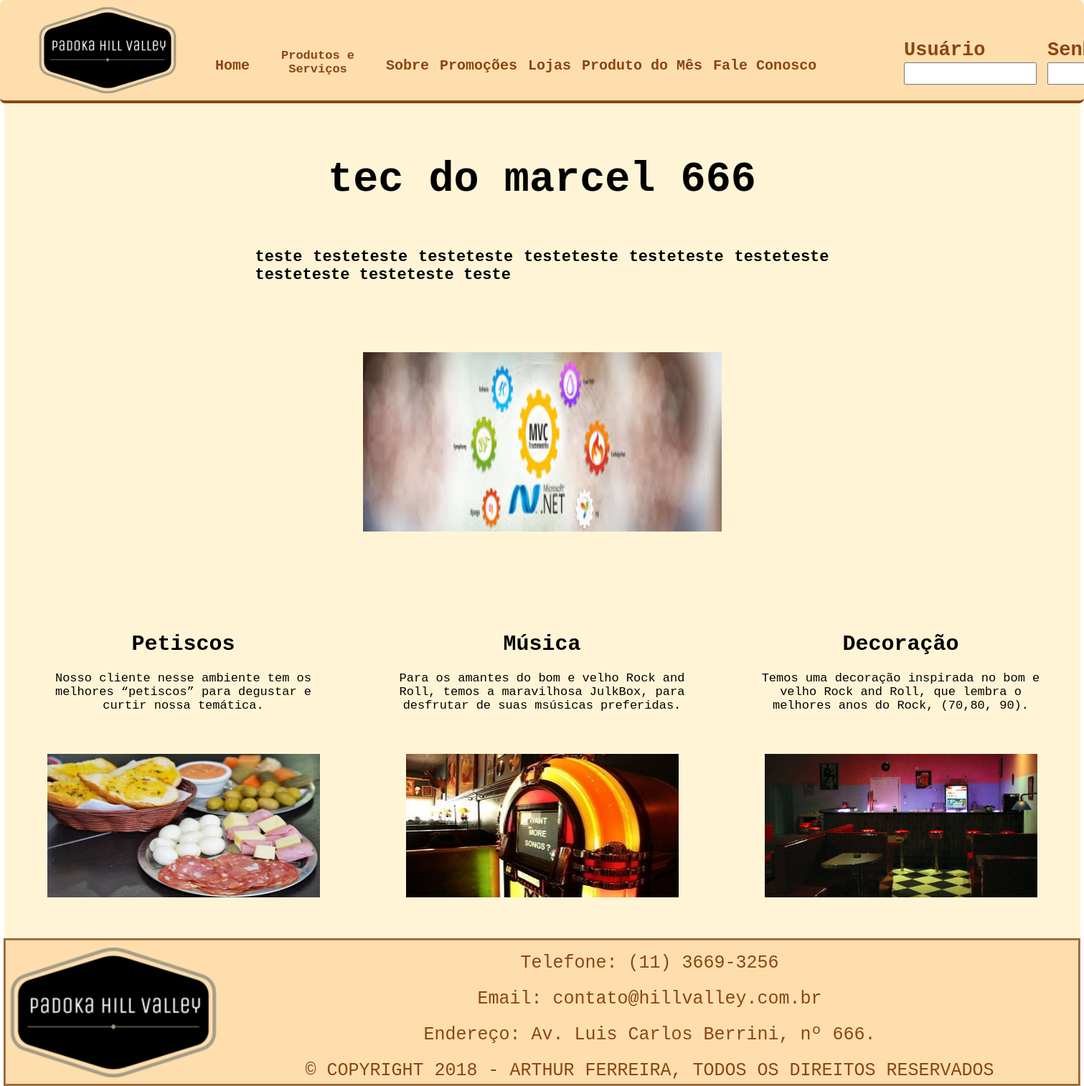
Screenshot of /PADOKA/leitura.php?pagina=9&idConteudoAmbiente=6 with the database file from the repository.
### tables this page shows
CREATE TABLE `tbl_conteudo_ambiente` (
  `id` int(11) NOT NULL AUTO_INCREMENT,
  `idTipoAmbiente` int(11) NOT NULL,
  `titulo` varchar(50) NOT NULL,
  `texto` text NOT NULL,
  `foto` text NOT NULL,
  `status` tinyint(1) NOT NULL,
  PRIMARY KEY (`id`),
  KEY `idTipoAmbiente` (`idTipoAmbiente`),
  CONSTRAINT `tbl_conteudo_ambiente_ibfk_1` FOREIGN KEY (`idTipoAmbiente`) REFERENCES `tbl_tipo_ambiente` (`id`)
);

CREATE TABLE `tbl_ambiente_caracteristica` (
  `id` int(11) NOT NULL AUTO_INCREMENT,
  `idContAmbiente` int(11) NOT NULL,
  `titulo` varchar(50) NOT NULL,
  `texto` text NOT NULL,
  `foto` text NOT NULL,
  `status` tinyint(1) NOT NULL,
  PRIMARY KEY (`id`),
  KEY `idContAmbiente` (`idContAmbiente`),
  CONSTRAINT `tbl_ambiente_caracteristica_ibfk_1` FOREIGN KEY (`idContAmbiente`) REFERENCES `tbl_conteudo_ambiente` (`id`)
);

### PADOKA/leitura.php (the view, shortened to what this page needs)
<?php
    if(isset($_GET['pagina'])){
        $idPagina = $_GET['pagina'];
        $idConteudoAmbiente = $_GET['idConteudoAmbiente'];
        $sql = "select * from tbl_conteudo_ambiente WHERE status = 1 and idTipoAmbiente = ".$idPagina." order by Rand() limit 1";
        $result = mysql_query($sql);
        while($informacoes = mysql_fetch_array($result)){
            $titulo = $informacoes['titulo'];
            $texto_principal = $informacoes['texto'];
            $foto = $informacoes['foto'];
        }
    }
?>
<!DOCTYPE html>
<html>
    <head>
        <link rel="stylesheet" type="text/css" href="css/styleAmbientes.css">
        <link rel="stylesheet" type="text/css" href="css/styleMenu.css">
        <link rel="stylesheet" type="text/css" href="css/styleRodape.css">
    </head>
    <body>
        <header>
            <?php require_once'cabecalho.php'; ?>
        </header>
        <div id="gamb"></div>
        <div id="main">
            <div id="content">
                <section class="conteudos">
                    <div id="titulo">
                        <article>
                            <h3><?php echo($titulo);?></h3>
                        </article>
                    </div>
                    <div id="texto">
                        <h4>
                            <?php echo($texto_principal);?>
                        </h4>
                    </div>
                    <div id="imagem">
                        <img src="cms/<?php echo($foto);?>" width="500" height="250" alt="Imagem do Ambiente de Leitura" title="Imagem do Ambiente de Leitura">
                    </div>
                </section>
                <section class="conteudos" id="caracteristicas_mobile">
                    <?php
                        $sql_caracteristicas = "SELECT ac.titulo, ac.texto, ac.foto
                                                FROM tbl_ambiente_caracteristica AS ac
                                                INNER JOIN tbl_conteudo_ambiente AS ca
                                                ON ac.idContAmbiente = ca.id
                                                INNER JOIN tbl_tipo_ambiente AS ta
                                                ON ta.id = ca.idTipoAmbiente
                                                WHERE ca.id = ".$idConteudoAmbiente."
                                                AND ac.status = 1
                                                ORDER BY RAND() LIMIT 3";
                        $result = mysql_query($sql_caracteristicas);
                        while($caracteristicas = mysql_fetch_array($result)){
                            $titulo_caracteristicas = $caracteristicas['titulo'];
                            $texto_caracteristicas = $caracteristicas['texto'];
                            $foto_caracteristicas = $caracteristicas['foto'];
                    ?>
                    <div class="info">
                        <div class="informacao_titulo">
                            <h1><?php echo($titulo_caracteristicas);?></h1>
                        </div>
                        <div class="informacao_texto">
                            <?php echo($texto_caracteristicas);?>
                        </div>
                        <div class="informacao_imagem">
                            <img src="cms/<?php echo($foto_caracteristicas);?>" width="380" height="200" alt="Imagem de algumas das bebidas disponiveis" title="Imagem de algumas das bebidas disponiveis">
                        </div>
                    </div>
                    <?php } ?>
                </section>
            </div>
        </div>
        <footer>
            <?php require_once'rodape.php'; ?>
        </footer>
    </body>
</html>

### PADOKA/css/styleAmbientes.css (style rules this page uses)
@media screen and (min-device-width:521px) { body { margin: 0px; padding: 0px; background-image: url(../imagens/bg_body.jpg); background-repeat: no-repeat; background-attachment: fixed; background-position: top; background-size: cover; font-family: monospace; } }
@media screen and (min-device-width:521px) { header { width: 100%; height: 140px; background-color: #FFDEAD; text-align: center; border-bottom: 4px solid #8B4513; border-radius: 7px; font-weight: 900; position: fixed; color: #8B4513; z-index: 999; } }
@media screen and (min-device-width:521px) { #gamb { width: 100%; height: 143px; margin-left: auto; margin-right: auto; } }
@media screen and (min-device-width:521px) { #main { width: 1500px; min-height: 1150px; height: auto; margin-left: auto; margin-right: auto; background-color: #FFF5D6; } }
@media screen and (min-device-width:521px) { #content { width: 1500px; height: 1150px; padding-top: 15px; } }
@media screen and (min-device-width:521px) { .conteudos { width: 1500px; height: 550px; margin-left: auto; margin-right: auto; margin-bottom: 25px; } }
@media screen and (min-device-width:521px) { #titulo { width: 900px; height: 100px; margin-left: auto; margin-right: auto; font-size: 50px; text-align: center; } }
@media screen and (min-device-width:521px) { #texto { width: 800px; height: 120px; font-size: 22px; text-align: justify; margin-left: auto; margin-right: auto; margin-top: 25px; } }
@media screen and (min-device-width:521px) { #imagem { width: 500px; height: 250px; margin-left: auto; margin-right: auto; margin-top: 25px; } }
@media screen and (min-device-width:521px) { .info { width: 420px; height: 420px; margin-right: 25px; margin-left: 25px; margin-top: 50px; float: left; padding: 15px; } }
@media screen and (min-device-width:521px) { .informacao_titulo { width: 420px; height: 40px; text-align: center; font-size: 20px; } }
@media screen and (min-device-width:521px) { .informacao_texto { width: 420px; height: 100px; font-size: 17px; margin-top: 15px; text-align: center; } }
@media screen and (min-device-width:521px) { .informacao_imagem { width: 380px; height: 200px; margin-left: auto; margin-right: auto; margin-top: 15px; } }
@media screen and (min-device-width:521px) { footer { width: 1495px; height: 200px; background-color: #FFDEAD; margin-left: auto; margin-right: auto; color: #8B4513; border: groove 3px rgba(147, 67, 0, 0.6); } }

### rows the page displays
tbl_conteudo_ambiente: titulo "tec do marcel 666", texto "teste testeteste testeteste testeteste testeteste testeteste testeteste testeteste teste", foto (picture)
tbl_ambiente_caracteristica: titulo "Petiscos", texto "Nosso cliente nesse ambiente tem os melhores “petiscos” para degustar e curtir nossa temática.", foto (picture)
tbl_ambiente_caracteristica: titulo "Música", texto "Para os amantes do bom e velho Rock and Roll, temos a maravilhosa JulkBox, para desfrutar de suas msúsicas preferidas.", foto (picture)
tbl_ambiente_caracteristica: titulo "Decoração", texto "Temos uma decoração inspirada no bom e velho Rock and Roll, que lembra o melhores anos do Rock, (70,80, 90).", foto (picture)
